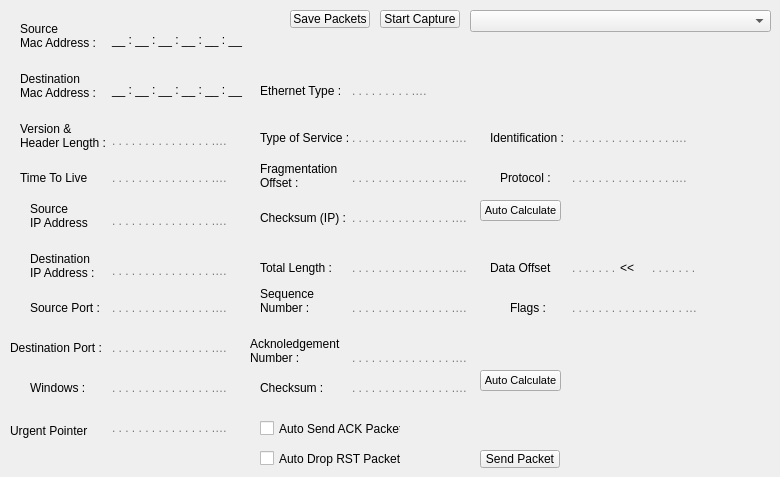
    <widget class="QWidget" name="tab">
     <attribute name="title">
      <string>SYN Packet</string>
     </attribute>
     <widget class="QLineEdit" name="urgPtrEdit">
      <property name="geometry">
       <rect>
        <x>110</x>
        <y>420</y>
        <width>121</width>
        <height>16</height>
       </rect>
      </property>
      <property name="styleSheet">
       <string notr="true">background: transparent;
border: none;
color: black;
</string>
      </property>
      <property name="placeholderText">
       <string>. . . . . . . . . . . . . . . . . . . .</string>
      </property>
     </widget>
     <widget class="QLabel" name="label_47">
      <property name="geometry">
       <rect>
        <x>30</x>
        <y>200</y>
        <width>61</width>
        <height>31</height>
       </rect>
      </property>
      <property name="text">
       <string>Source
IP Address : </string>
      </property>
     </widget>
     <widget class="QLineEdit" name="ipVersionHeaderEdit">
      <property name="geometry">
       <rect>
        <x>110</x>
        <y>130</y>
        <width>121</width>
        <height>21</height>
       </rect>
      </property>
      <property name="styleSheet">
       <string notr="true">background: transparent;
border: none;
color: black;
</string>
      </property>
      <property name="placeholderText">
       <string>. . . . . . . . . . . . . . . . . . . .</string>
      </property>
     </widget>
     <widget class="QLabel" name="label_48">
      <property name="geometry">
       <rect>
        <x>260</x>
        <y>130</y>
        <width>91</width>
        <height>16</height>
       </rect>
      </property>
      <property name="text">
       <string>Type of Service :</string>
      </property>
     </widget>
     <widget class="QLineEdit" name="ipFragOffEdit">
      <property name="geometry">
       <rect>
        <x>350</x>
        <y>170</y>
        <width>121</width>
        <height>16</height>
       </rect>
      </property>
      <property name="styleSheet">
       <string notr="true">background: transparent;
border: none;
color: black;
</string>
      </property>
      <property name="placeholderText">
       <string>. . . . . . . . . . . . . . . . . . . .</string>
      </property>
     </widget>
     <widget class="QLineEdit" name="scrMacEdit">
      <property name="geometry">
       <rect>
        <x>110</x>
        <y>30</y>
        <width>141</width>
        <height>20</height>
       </rect>
      </property>
      <property name="styleSheet">
       <string notr="true">background: transparent;
border: none;
color: black;

</string>
      </property>
      <property name="inputMask">
       <string>&gt;HH : HH : HH : HH : HH : HH;_</string>
      </property>
      <property name="text">
       <string> :  :  :  :  : </string>
      </property>
      <property name="placeholderText">
       <string>_ : _ : _ : _ : _ : _</string>
      </property>
     </widget>
     <widget class="QLabel" name="label_49">
      <property name="geometry">
       <rect>
        <x>250</x>
        <y>330</y>
        <width>111</width>
        <height>41</height>
       </rect>
      </property>
      <property name="text">
       <string>Acknoledgement 
Number : </string>
      </property>
     </widget>
     <widget class="QLabel" name="label_50">
      <property name="geometry">
       <rect>
        <x>30</x>
        <y>300</y>
        <width>101</width>
        <height>16</height>
       </rect>
      </property>
      <property name="text">
       <string>Source Port :</string>
      </property>
     </widget>
     <widget class="QPushButton" name="sendPacketButton">
      <property name="geometry">
       <rect>
        <x>480</x>
        <y>450</y>
        <width>80</width>
        <height>18</height>
       </rect>
      </property>
      <property name="text">
       <string>Send Packet</string>
      </property>
     </widget>
     <widget class="QLabel" name="label_51">
      <property name="geometry">
       <rect>
        <x>260</x>
        <y>160</y>
        <width>91</width>
        <height>31</height>
       </rect>
      </property>
      <property name="text">
       <string>Fragmentation
Offset : </string>
      </property>
     </widget>
     <widget class="QLabel" name="label_52">
      <property name="geometry">
       <rect>
        <x>20</x>
        <y>20</y>
        <width>91</width>
        <height>31</height>
       </rect>
      </property>
      <property name="text">
       <string>Source
Mac Address : </string>
      </property>
     </widget>
     <widget class="QLineEdit" name="ipProtocolEdit">
      <property name="geometry">
       <rect>
        <x>570</x>
        <y>170</y>
        <width>121</width>
        <height>16</height>
       </rect>
      </property>
      <property name="styleSheet">
       <string notr="true">background: transparent;
border: none;
color: black;
</string>
      </property>
      <property name="placeholderText">
       <string>. . . . . . . . . . . . . . . . . . . .</string>
      </property>
     </widget>
     <widget class="QLabel" name="label_53">
      <property name="geometry">
       <rect>
        <x>620</x>
        <y>260</y>
        <width>20</width>
        <height>16</height>
       </rect>
      </property>
      <property name="text">
       <string>&lt;&lt;</string>
      </property>
     </widget>
     <widget class="QLineEdit" name="ipTimetoLiveEdit">
      <property name="geometry">
       <rect>
        <x>110</x>
        <y>170</y>
        <width>121</width>
        <height>16</height>
       </rect>
      </property>
      <property name="styleSheet">
       <string notr="true">background: transparent;
border: none;
color: black;
</string>
      </property>
      <property name="placeholderText">
       <string>. . . . . . . . . . . . . . . . . . . .</string>
      </property>
     </widget>
     <widget class="QLabel" name="label_55">
      <property name="geometry">
       <rect>
        <x>490</x>
        <y>130</y>
        <width>81</width>
        <height>16</height>
       </rect>
      </property>
      <property name="text">
       <string>Identification : </string>
      </property>
     </widget>
     <widget class="QLabel" name="label_56">
      <property name="geometry">
       <rect>
        <x>260</x>
        <y>210</y>
        <width>91</width>
        <height>16</height>
       </rect>
      </property>
      <property name="text">
       <string>Checksum (IP) :</string>
      </property>
     </widget>
     <widget class="QLineEdit" name="ipIdEdit">
      <property name="geometry">
       <rect>
        <x>570</x>
        <y>130</y>
        <width>121</width>
        <height>16</height>
       </rect>
      </property>
      <property name="styleSheet">
       <string notr="true">background: transparent;
border: none;
color: black;
</string>
      </property>
      <property name="placeholderText">
       <string>. . . . . . . . . . . . . . . . . . . .</string>
      </property>
     </widget>
     <widget class="QLineEdit" name="dstIpEdit">
      <property name="geometry">
       <rect>
        <x>110</x>
        <y>260</y>
        <width>121</width>
        <height>21</height>
       </rect>
      </property>
      <property name="styleSheet">
       <string notr="true">background: transparent;
border: none;
color: black;
</string>
      </property>
      <property name="placeholderText">
       <string>. . . . . . . . . . . . . . . . . . . .</string>
      </property>
     </widget>
     <widget class="QLabel" name="label_57">
      <property name="geometry">
       <rect>
        <x>20</x>
        <y>170</y>
        <width>71</width>
        <height>16</height>
       </rect>
      </property>
      <property name="text">
       <string>Time To Live : </string>
      </property>
     </widget>
     <widget class="QLineEdit" name="srcIpEdit">
      <property name="geometry">
       <rect>
        <x>110</x>
        <y>210</y>
        <width>121</width>
        <height>21</height>
       </rect>
      </property>
      <property name="styleSheet">
       <string notr="true">background: transparent;
border: none;
color: black;
</string>
      </property>
      <property name="placeholderText">
       <string>. . . . . . . . . . . . . . . . . . . .</string>
      </property>
     </widget>
     <widget class="QLineEdit" name="ipTypeOfServiceEdit">
      <property name="geometry">
       <rect>
        <x>350</x>
        <y>130</y>
        <width>121</width>
        <height>16</height>
       </rect>
      </property>
      <property name="styleSheet">
       <string notr="true">background: transparent;
border: none;
color: black;
</string>
      </property>
      <property name="placeholderText">
       <string>. . . . . . . . . . . . . . . . . . . .</string>
      </property>
     </widget>
     <widget class="QLabel" name="label_58">
      <property name="geometry">
       <rect>
        <x>510</x>
        <y>300</y>
        <width>51</width>
        <height>16</height>
       </rect>
      </property>
      <property name="text">
       <string>Flags :</string>
      </property>
     </widget>
     <widget class="QLabel" name="label_59">
      <property name="geometry">
       <rect>
        <x>10</x>
        <y>410</y>
        <width>81</width>
        <height>41</height>
       </rect>
      </property>
      <property name="text">
       <string>Urgent Pointer :</string>
      </property>
     </widget>
     <widget class="QLabel" name="label_60">
      <property name="geometry">
       <rect>
        <x>260</x>
        <y>280</y>
        <width>131</width>
        <height>41</height>
       </rect>
      </property>
      <property name="text">
       <string>Sequence
Number : </string>
      </property>
     </widget>
     <widget class="QLineEdit" name="dataOffsetEdit">
      <property name="geometry">
       <rect>
        <x>570</x>
        <y>260</y>
        <width>61</width>
        <height>16</height>
       </rect>
      </property>
      <property name="styleSheet">
       <string notr="true">background: transparent;
border: none;
color: black;
</string>
      </property>
      <property name="placeholderText">
       <string>. . . . . . .</string>
      </property>
     </widget>
     <widget class="QLabel" name="label_61">
      <property name="geometry">
       <rect>
        <x>260</x>
        <y>260</y>
        <width>91</width>
        <height>16</height>
       </rect>
      </property>
      <property name="text">
       <string>Total Length : </string>
      </property>
     </widget>
     <widget class="QLineEdit" name="dataShiftEdit">
      <property name="geometry">
       <rect>
        <x>650</x>
        <y>260</y>
        <width>81</width>
        <height>16</height>
       </rect>
      </property>
      <property name="styleSheet">
       <string notr="true">background: transparent;
border: none;
color: black;
</string>
      </property>
      <property name="placeholderText">
       <string>. . . . . . .</string>
      </property>
     </widget>
     <widget class="QLineEdit" name="dstMacEdit">
      <property name="geometry">
       <rect>
        <x>110</x>
        <y>80</y>
        <width>141</width>
        <height>20</height>
       </rect>
      </property>
      <property name="styleSheet">
       <string notr="true">background: transparent;
border: none;
color: black;

</string>
      </property>
      <property name="inputMask">
       <string>&gt;HH : HH : HH : HH : HH : HH;_</string>
      </property>
     </widget>
     <widget class="QLabel" name="label_62">
      <property name="geometry">
       <rect>
        <x>20</x>
        <y>120</y>
        <width>91</width>
        <height>31</height>
       </rect>
      </property>
      <property name="text">
       <string>Version &amp; 
Header Length : </string>
      </property>
      <property name="textFormat">
       <enum>Qt::TextFormat::AutoText</enum>
      </property>
     </widget>
     <widget class="QLineEdit" name="ipChecksumEdit">
      <property name="geometry">
       <rect>
        <x>350</x>
        <y>210</y>
        <width>121</width>
        <height>16</height>
       </rect>
      </property>
      <property name="styleSheet">
       <string notr="true">background: transparent;
border: none;
color: black;
</string>
      </property>
      <property name="placeholderText">
       <string>. . . . . . . . . . . . . . . . . . . .</string>
      </property>
     </widget>
     <widget class="QLabel" name="label_63">
      <property name="geometry">
       <rect>
        <x>30</x>
        <y>250</y>
        <width>81</width>
        <height>31</height>
       </rect>
      </property>
      <property name="text">
       <string>Destination
IP Address : </string>
      </property>
     </widget>
     <widget class="QLineEdit" name="checksumEdit">
      <property name="geometry">
       <rect>
        <x>350</x>
        <y>380</y>
        <width>121</width>
        <height>16</height>
       </rect>
      </property>
      <property name="styleSheet">
       <string notr="true">background: transparent;
border: none;
color: black;
</string>
      </property>
      <property name="placeholderText">
       <string>. . . . . . . . . . . . . . . . . . . .</string>
      </property>
     </widget>
     <widget class="QLabel" name="label_64">
      <property name="geometry">
       <rect>
        <x>500</x>
        <y>170</y>
        <width>71</width>
        <height>16</height>
       </rect>
      </property>
      <property name="text">
       <string>Protocol : </string>
      </property>
     </widget>
     <widget class="QLineEdit" name="ethTypeEdit">
      <property name="geometry">
       <rect>
        <x>350</x>
        <y>80</y>
        <width>81</width>
        <height>21</height>
       </rect>
      </property>
      <property name="styleSheet">
       <string notr="true">background: transparent;
border: none;
color: black;
</string>
      </property>
      <property name="placeholderText">
       <string>. . . . . . . . . . . . </string>
      </property>
     </widget>
     <widget class="QLineEdit" name="flagsEdit">
      <property name="geometry">
       <rect>
        <x>570</x>
        <y>300</y>
        <width>131</width>
        <height>16</height>
       </rect>
      </property>
      <property name="styleSheet">
       <string notr="true">background: transparent;
border: none;
color: black;
</string>
      </property>
      <property name="placeholderText">
       <string>. . . . . . . . . . . . . . . . . . . .</string>
      </property>
     </widget>
     <widget class="QLineEdit" name="windowsEdit">
      <property name="geometry">
       <rect>
        <x>110</x>
        <y>380</y>
        <width>121</width>
        <height>16</height>
       </rect>
      </property>
      <property name="styleSheet">
       <string notr="true">background: transparent;
border: none;
color: black;
</string>
      </property>
      <property name="placeholderText">
       <string>. . . . . . . . . . . . . . . . . . . .</string>
      </property>
     </widget>
     <widget class="QLabel" name="label_65">
      <property name="geometry">
       <rect>
        <x>20</x>
        <y>70</y>
        <width>81</width>
        <height>31</height>
       </rect>
      </property>
      <property name="text">
       <string>Destination
Mac Address : </string>
      </property>
     </widget>
     <widget class="QLineEdit" name="seqEdit">
      <property name="geometry">
       <rect>
        <x>350</x>
        <y>300</y>
        <width>121</width>
        <height>16</height>
       </rect>
      </property>
      <property name="styleSheet">
       <string notr="true">background: transparent;
border: none;
color: black;
</string>
      </property>
      <property name="placeholderText">
       <string>. . . . . . . . . . . . . . . . . . . .</string>
      </property>
     </widget>
     <widget class="QPushButton" name="pushButton">
      <property name="geometry">
       <rect>
        <x>480</x>
        <y>200</y>
        <width>81</width>
        <height>21</height>
       </rect>
      </property>
      <property name="font">
       <font>
        <pointsize>8</pointsize>
       </font>
      </property>
      <property name="cursor">
       <cursorShape>PointingHandCursor</cursorShape>
      </property>
      <property name="text">
       <string>Auto Calculate</string>
      </property>
     </widget>
     <widget class="QPushButton" name="tcpChecksumButton">
      <property name="geometry">
       <rect>
        <x>480</x>
        <y>370</y>
        <width>81</width>
        <height>21</height>
       </rect>
      </property>
      <property name="font">
       <font>
        <pointsize>8</pointsize>
       </font>
      </property>
      <property name="cursor">
       <cursorShape>PointingHandCursor</cursorShape>
      </property>
      <property name="text">
       <string>Auto Calculate</string>
      </property>
     </widget>
     <widget class="QLineEdit" name="ackEdit">
      <property name="geometry">
       <rect>
        <x>350</x>
        <y>350</y>
        <width>121</width>
        <height>16</height>
       </rect>
      </property>
      <property name="styleSheet">
       <string notr="true">background: transparent;
border: none;
color: black;
</string>
      </property>
      <property name="placeholderText">
       <string>. . . . . . . . . . . . . . . . . . . .</string>
      </property>
     </widget>
     <widget class="QLineEdit" name="ipTotalLengthEdit">
      <property name="geometry">
       <rect>
        <x>350</x>
        <y>260</y>
        <width>121</width>
        <height>16</height>
       </rect>
      </property>
      <property name="styleSheet">
       <string notr="true">background: transparent;
border: none;
color: black;
</string>
      </property>
      <property name="placeholderText">
       <string>. . . . . . . . . . . . . . . . . . . .</string>
      </property>
     </widget>
     <widget class="QLabel" name="label_66">
      <property name="geometry">
       <rect>
        <x>30</x>
        <y>380</y>
        <width>81</width>
        <height>16</height>
       </rect>
      </property>
      <property name="text">
       <string>Windows : </string>
      </property>
     </widget>
     <widget class="QLineEdit" name="dstPortEdit">
      <property name="geometry">
       <rect>
        <x>110</x>
        <y>340</y>
        <width>121</width>
        <height>16</height>
       </rect>
      </property>
      <property name="styleSheet">
       <string notr="true">background: transparent;
border: none;
color: black;
</string>
      </property>
      <property name="placeholderText">
       <string>. . . . . . . . . . . . . . . . . . . .</string>
      </property>
     </widget>
     <widget class="QCheckBox" name="blockRSTCheckBox">
      <property name="geometry">
       <rect>
        <x>260</x>
        <y>450</y>
        <width>141</width>
        <height>17</height>
       </rect>
      </property>
      <property name="text">
       <string>Auto Drop RST Packets</string>
      </property>
     </widget>
     <widget class="QLabel" name="label_67">
      <property name="geometry">
       <rect>
        <x>490</x>
        <y>260</y>
        <width>61</width>
        <height>16</height>
       </rect>
      </property>
      <property name="text">
       <string>Data Offset : </string>
      </property>
     </widget>
     <widget class="QLineEdit" name="srcPortEdit">
      <property name="geometry">
       <rect>
        <x>110</x>
        <y>300</y>
        <width>121</width>
        <height>16</height>
       </rect>
      </property>
      <property name="styleSheet">
       <string notr="true">background: transparent;
border: none;
color: black;
</string>
      </property>
      <property name="placeholderText">
       <string>. . . . . . . . . . . . . . . . . . . .</string>
      </property>
     </widget>
     <widget class="QPushButton" name="startCaptureButton">
      <property name="geometry">
       <rect>
        <x>380</x>
        <y>10</y>
        <width>80</width>
        <height>18</height>
       </rect>
      </property>
      <property name="text">
       <string>Start Capture</string>
      </property>
     </widget>
     <widget class="QLabel" name="label_68">
      <property name="geometry">
       <rect>
        <x>260</x>
        <y>380</y>
        <width>91</width>
        <height>16</height>
       </rect>
      </property>
      <property name="text">
       <string>Checksum : </string>
      </property>
     </widget>
     <widget class="QLabel" name="label_69">
      <property name="geometry">
       <rect>
        <x>260</x>
        <y>80</y>
        <width>81</width>
        <height>21</height>
       </rect>
      </property>
      <property name="text">
       <string>Ethernet Type : </string>
      </property>
     </widget>
     <widget class="QLabel" name="label_70">
      <property name="geometry">
       <rect>
        <x>10</x>
        <y>340</y>
        <width>111</width>
        <height>16</height>
       </rect>
      </property>
      <property name="text">
       <string>Destination Port : </string>
      </property>
     </widget>
     <widget class="QComboBox" name="comboBox">
      <property name="geometry">
       <rect>
        <x>470</x>
        <y>10</y>
        <width>301</width>
        <height>22</height>
       </rect>
      </property>
      <property name="placeholderText">
       <string>Network Interface</string>
      </property>
     </widget>
     <widget class="QCheckBox" name="autoSendAck">
      <property name="geometry">
       <rect>
        <x>260</x>
        <y>420</y>
        <width>141</width>
        <height>17</height>
       </rect>
      </property>
      <property name="text">
       <string>Auto Send ACK Packet</string>
      </property>
     </widget>
     <widget class="QPushButton" name="pushButton_2">
      <property name="geometry">
       <rect>
        <x>290</x>
        <y>10</y>
        <width>80</width>
        <height>18</height>
       </rect>
      </property>
      <property name="text">
       <string>Save Packets</string>
      </property>
     </widget>
    </widget>
